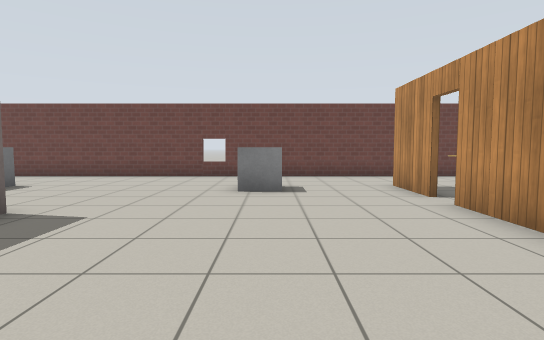
[1] (above)

17 first-person views from a walk through a Gazebo world. The camera is 1 m above the floor, tilts 4° down and sees 80° across. The floor is counted in squares, 1 m on a side. Each view is taken from the middle of a square. On the plan, view 1 faces up. The plan holds only what a view shows up to about 12 squares ahead; the rest is blank. Simple patterns stand in for the simulator's built-in surfaces.

[2]
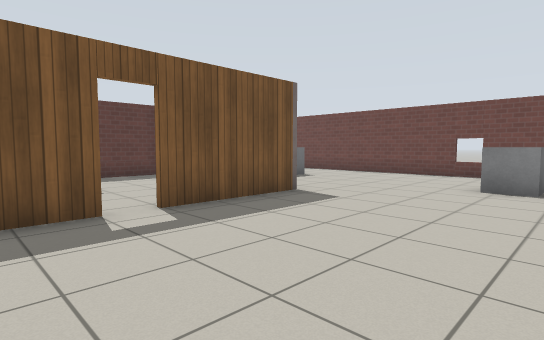

[3]
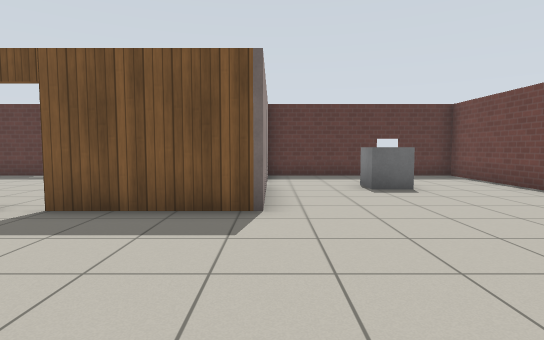

[4]
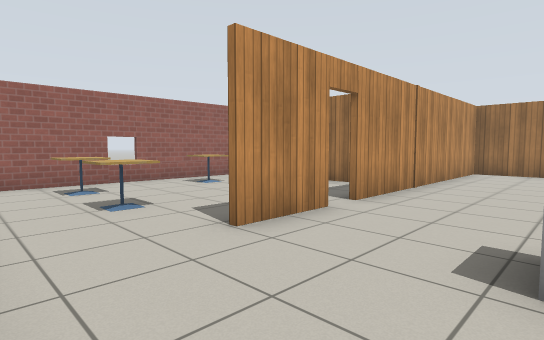

[5]
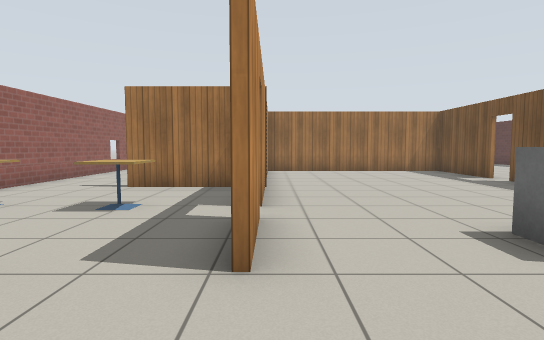

[6]
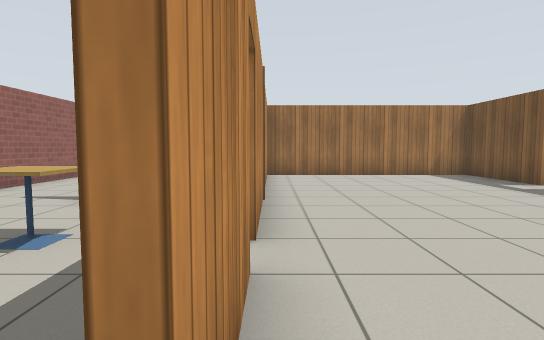

[7]
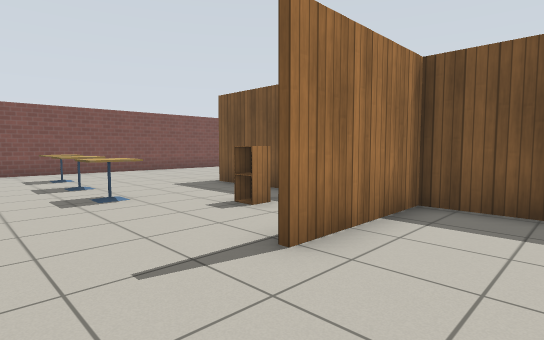

[8]
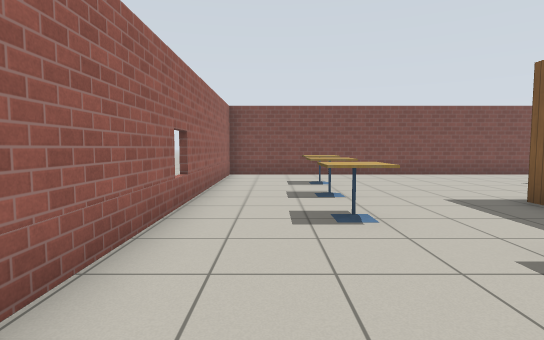

[9]
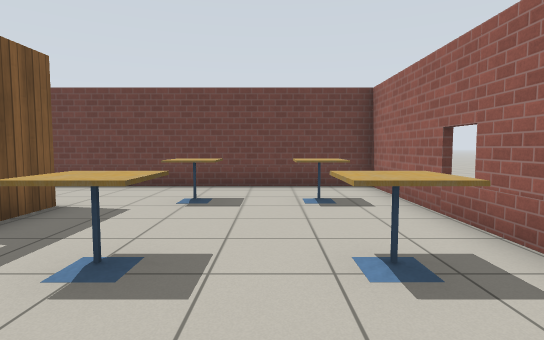

[10]
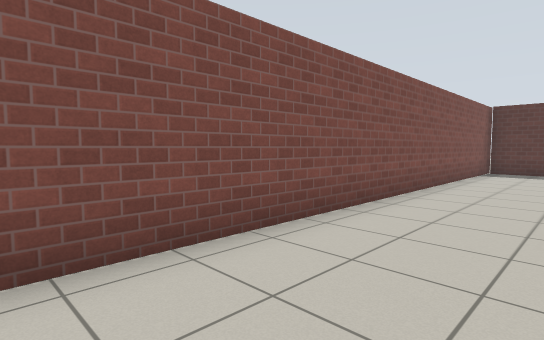

[11]
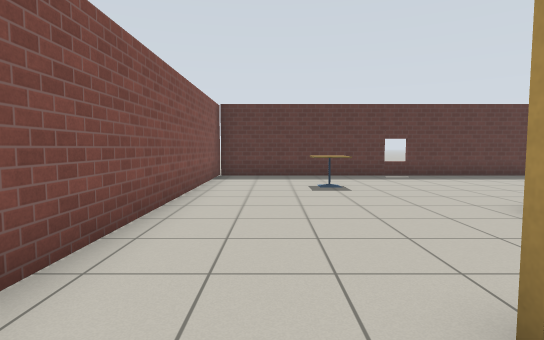

[12]
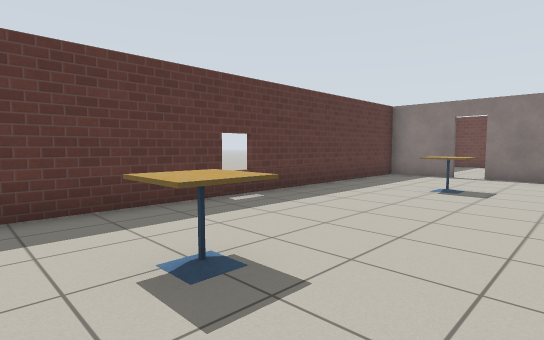

[13]
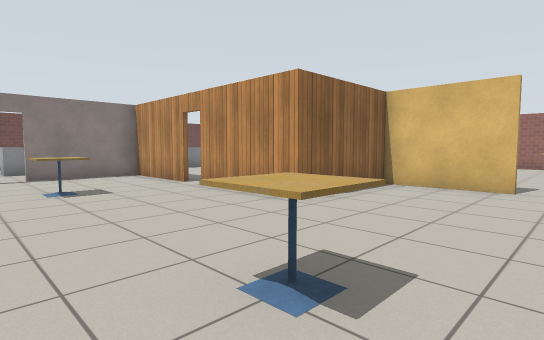

[14]
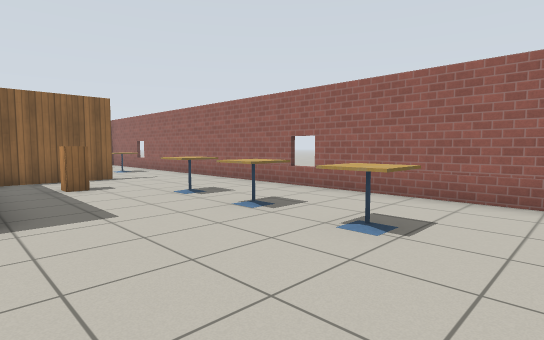

[15]
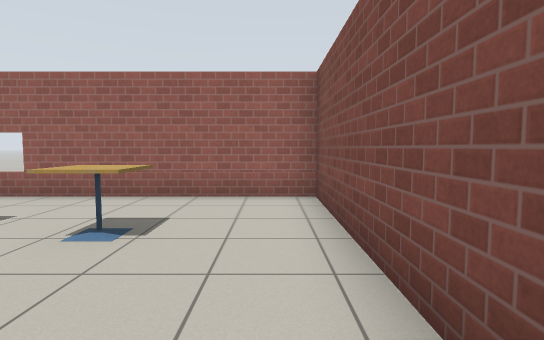

[16]
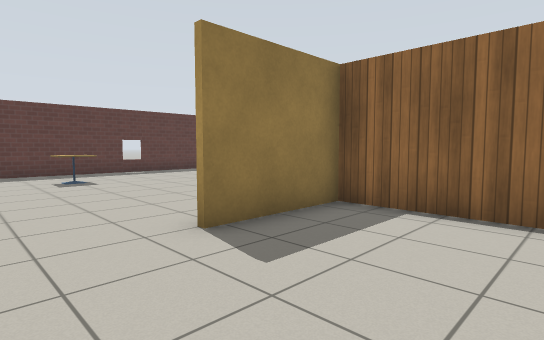

[17]
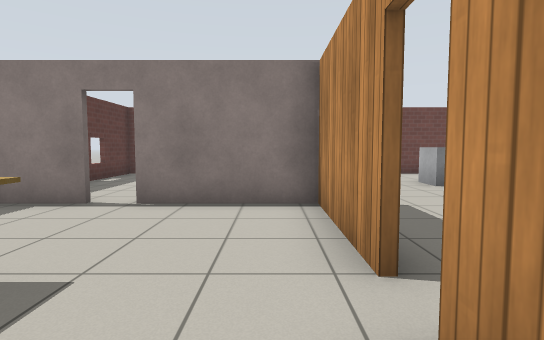

### Floor plan
Points are (right, up) in squares from view 1. A wall is a line through its corners. A room is listed if a view was taken in it or the views show most of it. See-through windows are left out.
Room 1 (views 1, 2, 3, 4, 5, 6, 7, 8, 9, 10, 11, 12, 13, 14, 15, 16, 17)
walls: (3.3, -0.4) (3.3, -3); (3.3, 4.6) (3.3, 2.9) (6.8, 2.9); (-4, 0.6) (-4, -2.7) (3.2, -2.7) (3.2, 5.6); (-4.2, 1.4) (-4.2, 4.7) (-7.5, 4.7); (3.2, 6.4) (3.2, 8.5); (2.6, -2.9) (-0.4, -2.9) (-0.4, -5.9); (6.8, 2.7) (3.9, 2.7); (3.3, 8.5) (3.3, 7.3); (-6.9, 4.9) (-4, 4.9) (-4, 1.4); (-0.5, -5.9) (-0.5, -2.9) (-4.2, -2.9) (-4.2, 0.6); (-8.2, 4.7) (-10.4, 4.7) (-10.4, -8.9); (-10.9, -8.9) (9.6, -8.9) (9.6, 11.3) (-10.4, 11.3) (-10.4, 4.9)
ways out: open door at (-8, 5); open door at (-4, 1); open door at (3, 6)
objects: cafe table (-8, -6) to (-7, -5); cafe table (-8, 1) to (-7, 1); grey box (-7, 8); grey box (-1, 8) to (0, 8); cabinet (5, 1); cafe table (5, 5) to (6, 6); cafe table (5, 9) to (6, 9); cafe table (6, -6) to (7, -6); cafe table (7, -4); cafe table (7, -2) to (7, -1); cafe table (8, 5) to (8, 6); cafe table (8, 9)

Where each view was taken, in squares from view 1:
view 1: 0 up, 0 right, facing up
view 2: 1 down, 1 right, facing up-left
view 3: 5 up, 1 right, facing left
view 4: 11 up, 0 right, facing down-right
view 5: 11 up, 3 right, facing down
view 6: 9 up, 3 right, facing down
view 7: 5 up, 9 right, facing down-left
view 8: 3 up, 8 right, facing down
view 9: 3 up, 7 right, facing up
view 10: 6 down, 4 right, facing down-left
view 11: 7 down, 1 right, facing left
view 12: 7 down, 5 left, facing up-left
view 13: 7 down, 9 left, facing up-right
view 14: 8 down, 3 right, facing up-right
view 15: 8 down, 3 right, facing right
view 16: 8 down, 3 right, facing up-left
view 17: 1 down, 5 left, facing up
